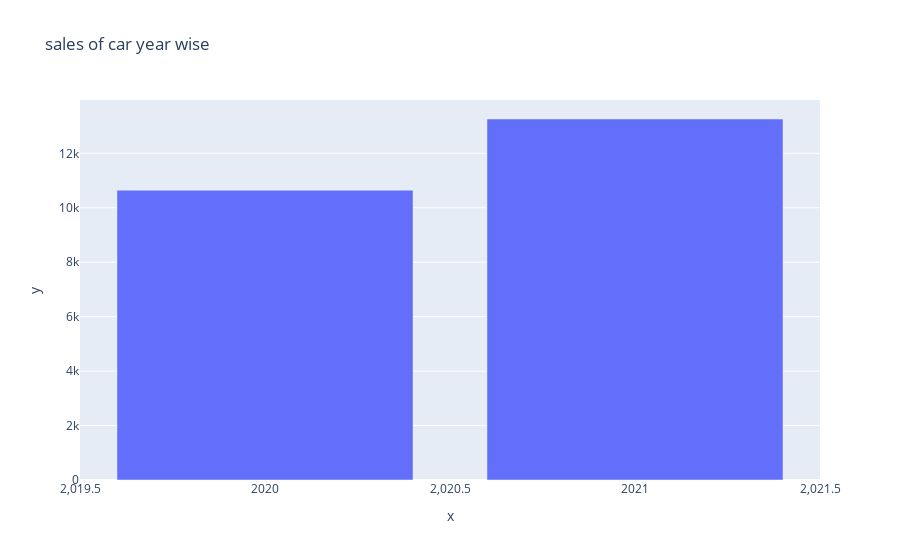

Here is the notebook cell this chart was saved with:
### Code cell
px.bar(x=df.groupby(df['Date'].dt.year)['Car_id'].count().index, 
       y=df.groupby(df['Date'].dt.year)['Car_id'].count().values,
       title="sales of car year wise")

### Figure 1 — Plotly figure (JSON) as saved in the notebook; plotly's stock layout.template omitted (floating-point values rounded to 4 significant figures)
{"data": [{"alignmentgroup": "True", "hovertemplate": "x=%{x}<br>y=%{y}<extra></extra>", "legendgroup": "", "marker": {"color": "#636efa", "pattern": {"shape": ""}}, "name": "", "offsetgroup": "", "orientation": "v", "showlegend": false, "textposition": "auto", "type": "bar", "x": [2020, 2021], "xaxis": "x", "y": [10645, 13261], "yaxis": "y"}], "layout": {"barmode": "relative", "legend": {"tracegroupgap": 0}, "title": {"text": "sales of car year wise"}, "xaxis": {"anchor": "y", "domain": [0, 1], "title": {"text": "x"}}, "yaxis": {"anchor": "x", "domain": [0, 1], "title": {"text": "y"}}}}
